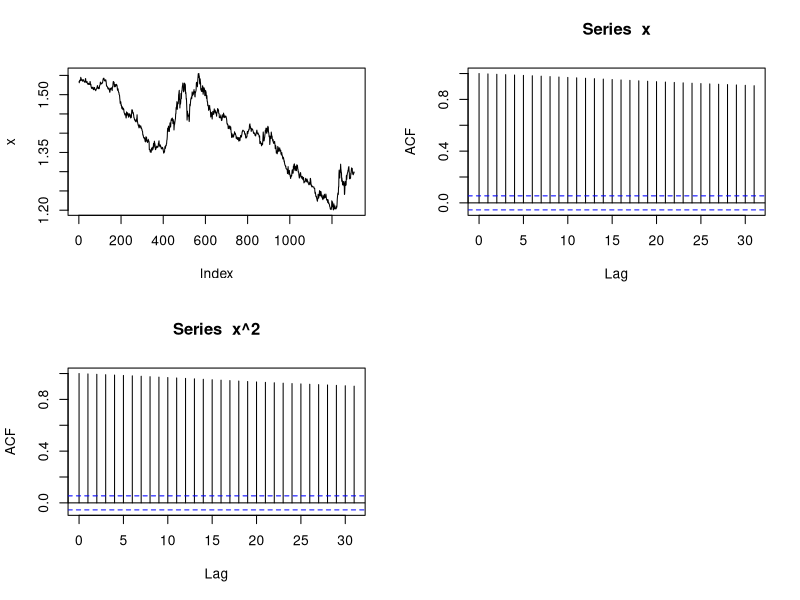

Reproduce this figure in R.
#EWMA Model
#library(TTR)
#library(quantmod)
#library(fPortfolio)
library(fGarch)


par(mfrow=c(2,2))
y=read.csv("2012-13.FE5101.A2.data.csv",header=F,sep=',')
x=y$V2
plot(x,type='l')
acf(x)
acf(x^2)

#y=read.csv("Q2.4.csv",header=F,sep=',')
